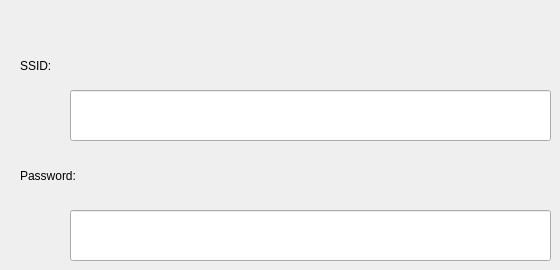
       <widget class="QWidget" name="page345_wifi">
        <widget class="QLineEdit" name="edit_passwd">
         <property name="geometry">
          <rect>
           <x>70</x>
           <y>210</y>
           <width>481</width>
           <height>51</height>
          </rect>
         </property>
        </widget>
        <widget class="QLabel" name="label_3_passwd">
         <property name="geometry">
          <rect>
           <x>20</x>
           <y>160</y>
           <width>181</width>
           <height>31</height>
          </rect>
         </property>
         <property name="text">
          <string>Password:</string>
         </property>
         <property name="alignment">
          <set>Qt::AlignLeading|Qt::AlignLeft|Qt::AlignVCenter</set>
         </property>
        </widget>
        <widget class="QLineEdit" name="edit_ssid">
         <property name="geometry">
          <rect>
           <x>70</x>
           <y>90</y>
           <width>481</width>
           <height>51</height>
          </rect>
         </property>
        </widget>
        <widget class="QLabel" name="label_3_ssid">
         <property name="geometry">
          <rect>
           <x>20</x>
           <y>50</y>
           <width>191</width>
           <height>31</height>
          </rect>
         </property>
         <property name="text">
          <string>SSID:</string>
         </property>
         <property name="alignment">
          <set>Qt::AlignLeading|Qt::AlignLeft|Qt::AlignVCenter</set>
         </property>
        </widget>
       </widget>
